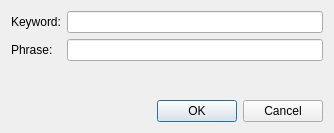
<?xml version="1.0" encoding="UTF-8"?>
<ui version="4.0">
 <class>EditorDialog</class>
 <widget class="QDialog" name="EditorDialog">
  <property name="geometry">
   <rect>
    <x>0</x>
    <y>0</y>
    <width>334</width>
    <height>133</height>
   </rect>
  </property>
  <layout class="QVBoxLayout" name="verticalLayout">
   <item>
    <layout class="QFormLayout" name="formLayout">
     <item row="0" column="1">
      <widget class="QLineEdit" name="keyLineEdit"/>
     </item>
     <item row="0" column="0">
      <widget class="QLabel" name="keyLabel">
       <property name="text">
        <string notr="true">Keyword:</string>
       </property>
      </widget>
     </item>
     <item row="1" column="1">
      <widget class="QLineEdit" name="valueLineEdit"/>
     </item>
     <item row="1" column="0">
      <widget class="QLabel" name="valueLabel">
       <property name="text">
        <string notr="true">Phrase:</string>
       </property>
      </widget>
     </item>
    </layout>
   </item>
   <item>
    <widget class="QDialogButtonBox" name="buttonBox">
     <property name="orientation">
      <enum>Qt::Horizontal</enum>
     </property>
     <property name="standardButtons">
      <set>QDialogButtonBox::Cancel|QDialogButtonBox::Ok</set>
     </property>
    </widget>
   </item>
  </layout>
 </widget>
 <tabstops>
  <tabstop>keyLineEdit</tabstop>
 </tabstops>
 <resources/>
 <connections>
  <connection>
   <sender>buttonBox</sender>
   <signal>accepted()</signal>
   <receiver>EditorDialog</receiver>
   <slot>accept()</slot>
   <hints>
    <hint type="sourcelabel">
     <x>248</x>
     <y>254</y>
    </hint>
    <hint type="destinationlabel">
     <x>157</x>
     <y>274</y>
    </hint>
   </hints>
  </connection>
  <connection>
   <sender>buttonBox</sender>
   <signal>rejected()</signal>
   <receiver>EditorDialog</receiver>
   <slot>reject()</slot>
   <hints>
    <hint type="sourcelabel">
     <x>316</x>
     <y>260</y>
    </hint>
    <hint type="destinationlabel">
     <x>286</x>
     <y>274</y>
    </hint>
   </hints>
  </connection>
 </connections>
</ui>
